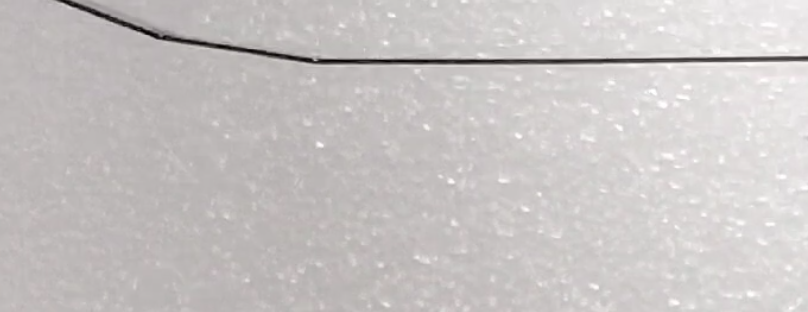
#> input picture assets/original.png, 808 x 312 px
$ python -i main.py   (imports and definitions only)
#> lines starting #> are read from the running program, lines starting #| are printed output that depends on the picture; after the words box and inside, x2 and y2 are one past the last pixel; in counts of white or black regions, pixels touching at a corner belong together
import cv2
import numpy as np
import matplotlib.pyplot as plt

def detect_bends_and_angles(image_path, debug=True, final_res=False):
    """
    Detect bends and calculate angles relative to horizontal.
    """
#> called with image_path = 'assets/original.png', debug = True, final_res = False
    # Step 1: Load and preprocess the image
    image = cv2.imread(image_path)
#> image is the input picture: shape (312, 808, 3); mean B, G, R 195.1, 195.8, 200
    gray = cv2.cvtColor(image, cv2.COLOR_BGR2GRAY)
    if debug:
        display_step("1. Original Image", gray)

    # Step 2: Apply Gaussian blur
    blurred = cv2.GaussianBlur(gray, (7, 7), 0)
    if debug:
        display_step("2. Blurred Image", blurred)

    # Step 3: Perform edge detection
    edges = cv2.Canny(blurred, 30, 150)
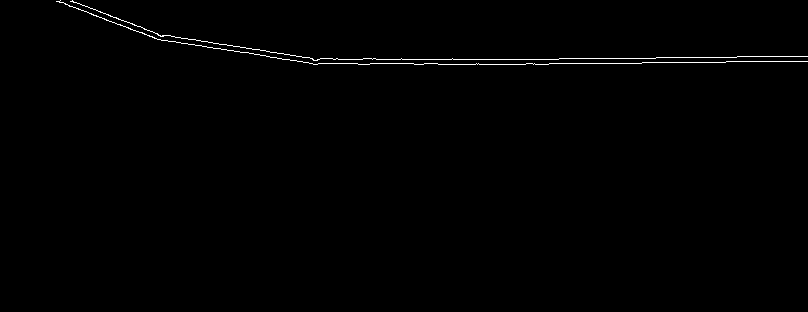
#> edges: shape (312, 808); 0.61% white in thin lines or dots, all inside (x1, y1, x2, y2) = (56, 0, 808, 65)
    if debug:
        display_step("3. Edge Detection", edges)

    # Step 4: Dilate edges
    kernel = np.ones((2, 2), np.uint8)
    # kernel = np.ones((1, 1), np.uint8)
    # kernel = np.ones((5, 5), np.uint8)

    # kernel = np.ones((3, 3), np.uint8)
    dilated = cv2.dilate(edges, kernel, iterations=1)
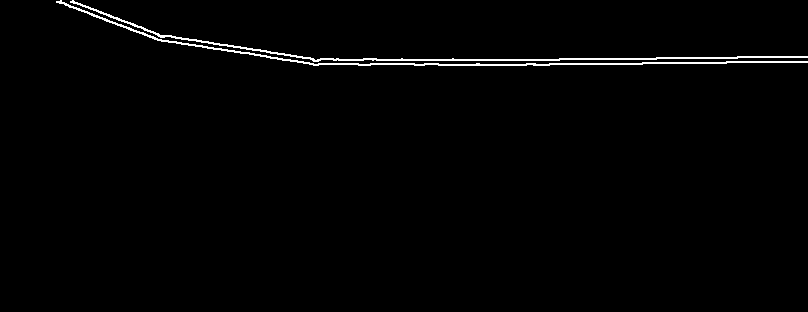
#> dilated: shape (312, 808); 1.3% white in thin lines or dots, all inside (x1, y1, x2, y2) = (56, 0, 808, 66)
    if debug:
        display_step("4. Dilated Edges", dilated)

    # Step 5: Detect parallel lines and identify bends
    height, width = dilated.shape
#> height = 312; width = 808
    lines = cv2.HoughLinesP(
        dilated, rho=1, theta=np.pi/180, threshold=50, minLineLength=50, maxLineGap=20
    )
#> lines = 18 rows, first 6: [277, 59, 656, 59], [526, 63, 726, 63], [559, 58, 737, 58], [309, 64, 642, 64], [282, 60, 559, 60], [642, 62, 807, 62]

    bend_points = []
    if lines is not None:
        # Organize line segments and analyze gaps
        segments = []
        for line in lines:
            x1, y1, x2, y2 = line[0]
            if x1 > x2:
              # Ensure lines are sorted right-to-left
                x1, x2 = x2, x1
                y1, y2 = y2, y1
            segments.append((x1, y1, x2, y2))
#> this loop made 18 passes
#> (x1, y1, x2, y2) on passes 1 to 12: (277, 59, 656, 59), (526, 63, 726, 63), (559, 58, 737, 58), (309, 64, 642, 64), (282, 60, 559, 60), (642, 62, 807, 62), (656, 57, 807, 57), (128, 29, 311, 58), (152, 38, 312, 63), (414, 65, 549, 65), (126, 28, 313, 58), (726, 61, 807, 61)
#> after the loop, segments = 18 items, first 6: (277, 59, 656, 59), (526, 63, 726, 63), (559, 58, 737, 58), (309, 64, 642, 64), (282, 60, 559, 60), (642, 62, 807, 62)

        # Sort segments by x-coordinate (right-to-left)
        segments.sort(key=lambda seg: seg[0], reverse=True)

        # Detect bends based on gaps and rectangle shrinking
        for i in range(len(segments) - 1):
            x1, y1, x2, y2 = segments[i]
            x1_next, y1_next, x2_next, y2_next = segments[i + 1]

            if abs(x1 - x1_next) < 10 and abs(y1 - y1_next) < 10:
                bend_points.append((x1, y1))
#> this loop made 17 passes
#> (x1, y1, x2, y2, x1_next, y1_next, x2_next, y2_next) on passes 1 to 12: (737, 56, 807, 56, 726, 61, 807, 61), (726, 61, 807, 61, 656, 57, 807, 57), (656, 57, 807, 57, 642, 62, 807, 62), (642, 62, 807, 62, 559, 58, 737, 58), (559, 58, 737, 58, 526, 63, 726, 63), (526, 63, 726, 63, 414, 65, 549, 65), (414, 65, 549, 65, 309, 64, 642, 64), (309, 64, 642, 64, 282, 60, 559, 60), (282, 60, 559, 60, 277, 59, 656, 59), (277, 59, 656, 59, 152, 38, 312, 63), (152, 38, 312, 63, 138, 32, 305, 58), (138, 32, 305, 58, 128, 29, 311, 58)
#> after the loop, bend_points = [(282, 60), (128, 29), (71, 1), (58, 1)]

    # Step 6: Calculate angles between bends
    angles = []
    for i in range(len(bend_points) - 1):
        x1, y1 = bend_points[i]
        x2, y2 = bend_points[i + 1]
        dx, dy = x2 - x1, y2 - y1
        angle = np.arctan2(dy, dx) * 180 / np.pi
        angle = angle if angle >= 0 else angle + 180
        angles.append((bend_points[i], angle))
#> this loop made 3 passes
#> (x1, y1, x2, y2, dx, dy, angle) on passes 1 to 3: (282, 60, 128, 29, -154, -31, 11.38), (128, 29, 71, 1, -57, -28, 26.16), (71, 1, 58, 1, -13, 0, 180)
#> after the loop, angles = [((282, 60), 11.38), ((128, 29), 26.16), ((71, 1), 180)]

    if debug or final_res:
        result_img = image.copy()
        for i, (x, y) in enumerate(bend_points):
            cv2.circle(result_img, (x, y), 5, (0, 0, 255), -1)
            cv2.putText(
                result_img, f"Bend {chr(65 + i)}", (x, y - 10),
                cv2.FONT_HERSHEY_SIMPLEX, 0.5, (255, 0, 0), 1
            )
#> this loop made 4 passes
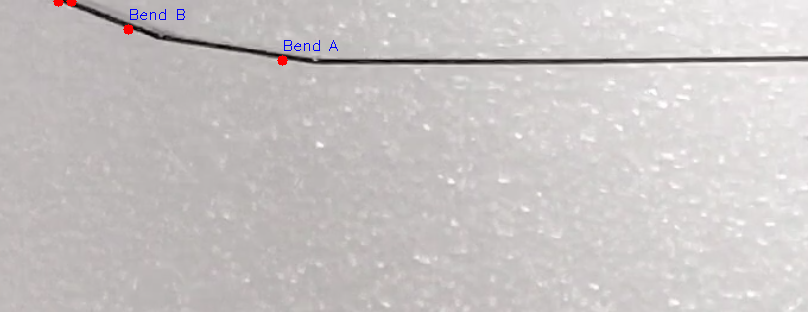
#> result_img: shape (312, 808, 3); 0.22% of pixels changed, all inside (x1, y1, x2, y2) = (53, 0, 338, 66)
        for (x, y), angle in angles:
            cv2.putText(
                result_img, f"{angle:.1f}°", (x, y + 20),
                cv2.FONT_HERSHEY_SIMPLEX, 0.5, (0, 255, 0), 1
            )
#> this loop made 3 passes
#> (x, y, angle) on passes 1 to 3: (282, 60, 11.38), (128, 29, 26.16), (71, 1, 180)
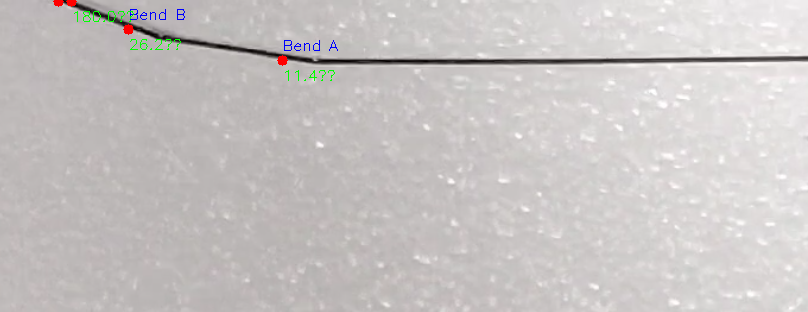
#> result_img: shape (312, 808, 3); 0.14% of pixels changed, all inside (x1, y1, x2, y2) = (74, 11, 335, 81)
        display_step("Detected Bends and Angles", result_img, is_gray=False)

    return bend_points, angles


def display_step(title, image, is_gray=True):
    """Helper function to display images with titles."""
    plt.figure(figsize=(12, 6))
    if is_gray:
        plt.imshow(image, cmap="gray")
    else:
        plt.imshow(cv2.cvtColor(image, cv2.COLOR_BGR2RGB))
    plt.title(title)
    plt.axis("off")
    plt.show()


image_paths = [
    # "/home/vdnt/Documents/Chanakya_Fellowship/Initial_images/processed_JPG/1b_crop.png",
    # "/home/vdnt/Documents/Chanakya_Fellowship/Initial_images/processed_JPG/1b_crop_new.png",
    # "/home/vdnt/Documents/Chanakya_Fellowship/Initial_images/processed_JPG/7feb_00.png",
    # "/home/vdnt/Documents/Chanakya_Fellowship/Initial_images/processed_JPG/whatsapp_.png",
    # "/home/vdnt/Documents/Chanakya_Fellowship/Initial_images/processed_JPG/image11.png"
  #update file paths
]
# [4 lines not run here, left out]

>>> result = detect_bends_and_angles('assets/original.png')

$ run again, on assets/1_orginal.png
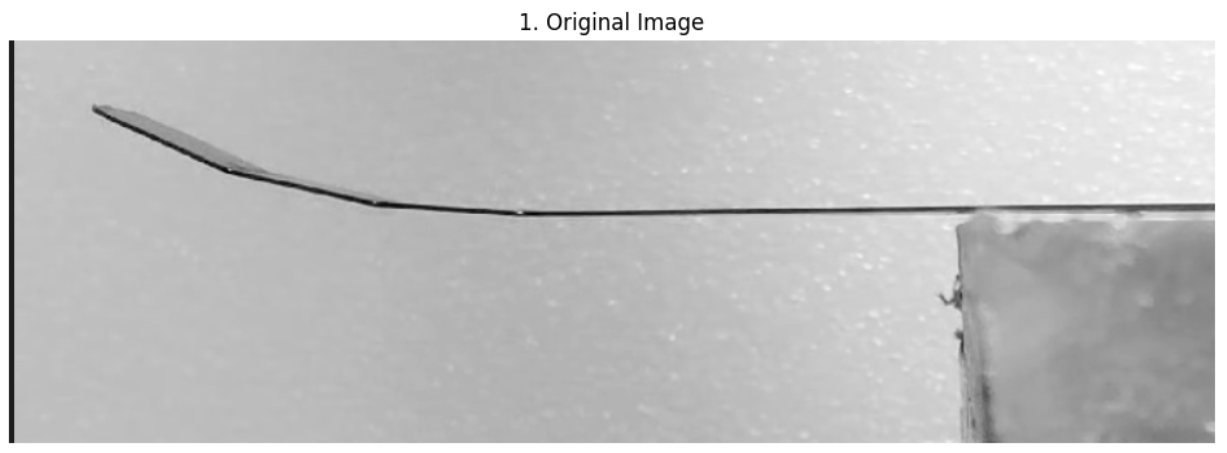
#> input picture assets/1_orginal.png, 1227 x 453 px
#> in detect_bends_and_angles, image is the input picture: shape (453, 1227, 3); min 1, max 255, mean 196.2
#> in detect_bends_and_angles, `edges = cv2.Canny(blurred, 30, 150)`:
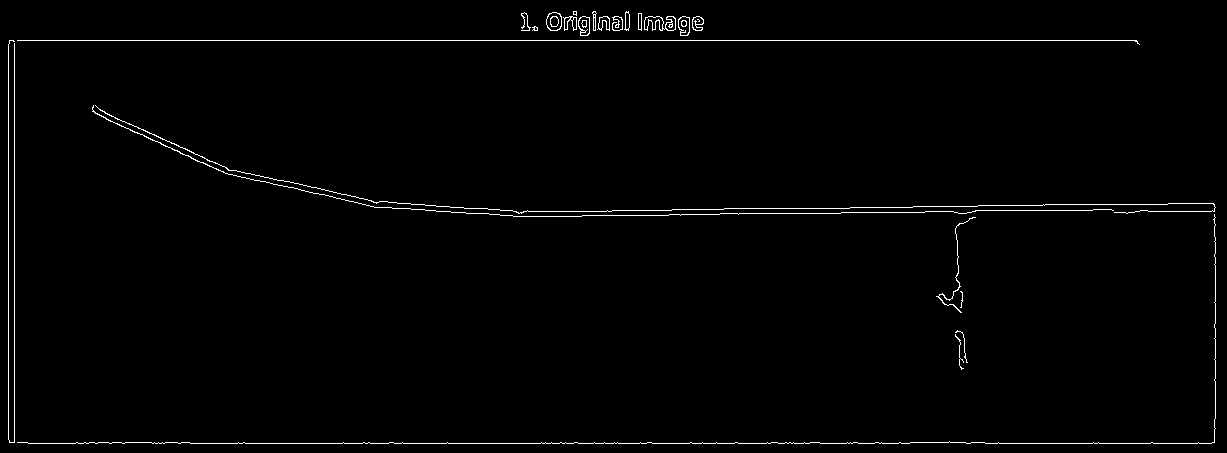
#> edges: shape (453, 1227); 1.2% white in thin lines or dots
#> dilated: shape (453, 1227); 2.6% white in thin lines or dots
#> lines = 58 rows, first 6: [9, 443, 1215, 443], [152, 444, 910, 444], [9, 40, 1137, 40], [9, 41, 1138, 41], [500, 211, 672, 211], [9, 442, 9, 42]
#> the loop in detect_bends_and_angles, `for line in lines:` made 58 passes
#> after the loop in detect_bends_and_angles, `for line in lines:`: segments = 58 items, first 6: (9, 443, 1215, 443), (152, 444, 910, 444), (9, 40, 1137, 40), (9, 41, 1138, 41), (500, 211, 672, 211), (9, 442, 9, 42)
#> the loop in detect_bends_and_angles, `for i in range(len(segments) - 1):` made 57 passes
#> (x1, y1, x2, y2, x1_next, y1_next, x2_next, y2_next) on passes 1 to 8: (1216, 429, 1216, 207, 1215, 442, 1215, 204), (1215, 442, 1215, 204, 1214, 265, 1214, 205), (1214, 265, 1214, 205, 1140, 210, 1214, 212), (1140, 210, 1214, 212, 1135, 211, 1187, 212), (1135, 211, 1187, 212, 1127, 205, 1214, 204), (1127, 205, 1214, 204, 1070, 205, 1214, 203), (1070, 205, 1214, 203, 1031, 211, 1114, 210), (1031, 211, 1114, 210, 955, 207, 960, 368)
#> after the loop in detect_bends_and_angles, `for i in range(len(segments) - 1):`: bend_points = 25 pairs, first value 9 to 1140, second value 18 to 442
#> the loop in detect_bends_and_angles, `for i in range(len(bend_points) - 1):` made 24 passes
#> (x1, y1, x2, y2, dx, dy, angle) on pass 1: (1140, 210, 1135, 211, -5, 1, 168.7)
#> the loop in detect_bends_and_angles, `for i, (x, y) in enumerate(bend_points):` made 25 passes
#> (x, y) on passes 1 to 8: (1140, 210), (1135, 211), (955, 207), (528, 27), (524, 22), (524, 20), (524, 21), (524, 23)
#> the loop in detect_bends_and_angles, `for (x, y), angle in angles:` made 24 passes
#> (x, y, angle) on passes 1 to 8: (1140, 210, 168.7), (1135, 211, 1.27), (955, 207, 22.86), (528, 27, 51.34), (524, 22, 90), (524, 20, 90), (524, 21, 90), (524, 23, 75.96)
#> after the loop in detect_bends_and_angles, `for (x, y), angle in angles:`:
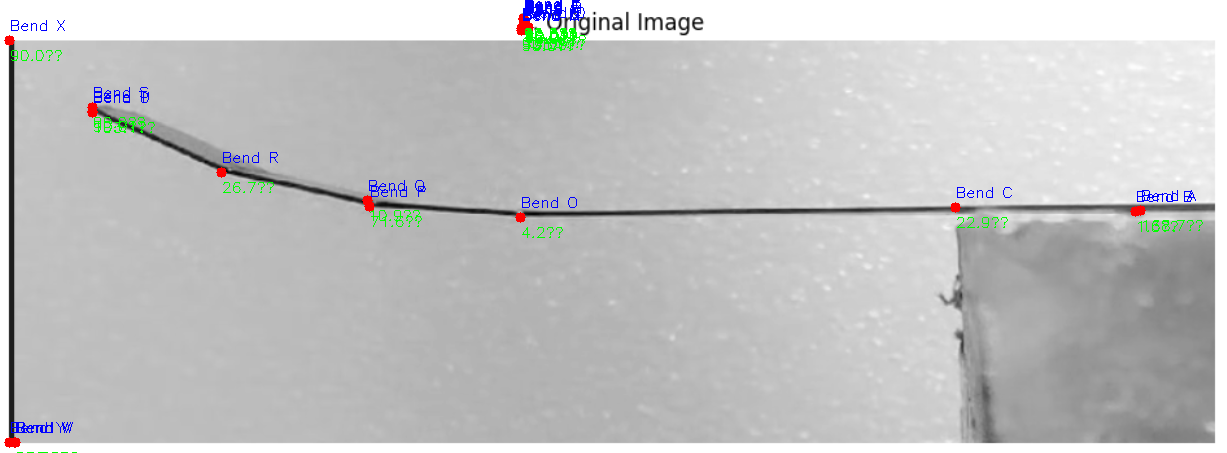
#> result_img: shape (453, 1227, 3); mean B, G, R 195.3, 195.2, 194.7
